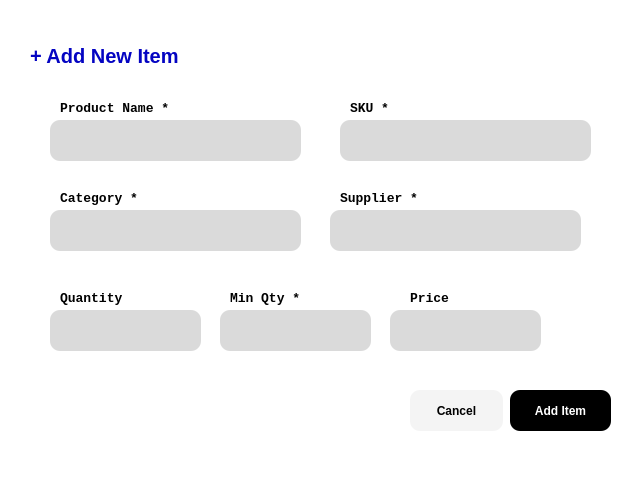
<?xml version="1.0" encoding="UTF-8"?>
<ui version="4.0">
 <class>CONTAINER</class>
 <widget class="QDialog" name="CONTAINER">
  <property name="geometry">
   <rect>
    <x>0</x>
    <y>0</y>
    <width>640</width>
    <height>480</height>
   </rect>
  </property>
  <property name="windowTitle">
   <string>Dialog</string>
  </property>
  <property name="styleSheet">
   <string notr="true">background-color: rgb(255, 255, 255);
color: rgb(0, 0, 0);</string>
  </property>
  <widget class="QLabel" name="label">
   <property name="geometry">
    <rect>
     <x>30</x>
     <y>40</y>
     <width>211</width>
     <height>31</height>
    </rect>
   </property>
   <property name="font">
    <font>
     <pointsize>15</pointsize>
     <weight>75</weight>
     <bold>true</bold>
    </font>
   </property>
   <property name="styleSheet">
    <string notr="true">color: qlineargradient(spread:pad, x1:0.149, y1:0.171, x2:1, y2:0, stop:1 rgba(0, 0, 193, 251));</string>
   </property>
   <property name="text">
    <string>+ Add New Item</string>
   </property>
  </widget>
  <widget class="QLabel" name="label_2">
   <property name="geometry">
    <rect>
     <x>60</x>
     <y>100</y>
     <width>151</width>
     <height>16</height>
    </rect>
   </property>
   <property name="font">
    <font>
     <family>Lucida Console</family>
     <pointsize>10</pointsize>
     <weight>75</weight>
     <bold>true</bold>
    </font>
   </property>
   <property name="text">
    <string>Product Name *</string>
   </property>
  </widget>
  <widget class="QLineEdit" name="nameEntry">
   <property name="geometry">
    <rect>
     <x>50</x>
     <y>120</y>
     <width>251</width>
     <height>41</height>
    </rect>
   </property>
   <property name="styleSheet">
    <string notr="true">border-radius: 10px;
background-color: rgb(218, 218, 218);</string>
   </property>
   <property name="placeholderText">
    <string/>
   </property>
  </widget>
  <widget class="QLabel" name="label_3">
   <property name="geometry">
    <rect>
     <x>350</x>
     <y>100</y>
     <width>151</width>
     <height>16</height>
    </rect>
   </property>
   <property name="font">
    <font>
     <family>Lucida Console</family>
     <pointsize>10</pointsize>
     <weight>75</weight>
     <bold>true</bold>
    </font>
   </property>
   <property name="text">
    <string>SKU *</string>
   </property>
  </widget>
  <widget class="QLabel" name="label_4">
   <property name="geometry">
    <rect>
     <x>60</x>
     <y>190</y>
     <width>151</width>
     <height>16</height>
    </rect>
   </property>
   <property name="font">
    <font>
     <family>Lucida Console</family>
     <pointsize>10</pointsize>
     <weight>75</weight>
     <bold>true</bold>
    </font>
   </property>
   <property name="text">
    <string>Category *</string>
   </property>
  </widget>
  <widget class="QLabel" name="label_5">
   <property name="geometry">
    <rect>
     <x>340</x>
     <y>190</y>
     <width>151</width>
     <height>16</height>
    </rect>
   </property>
   <property name="font">
    <font>
     <family>Lucida Console</family>
     <pointsize>10</pointsize>
     <weight>75</weight>
     <bold>true</bold>
    </font>
   </property>
   <property name="text">
    <string>Supplier *</string>
   </property>
  </widget>
  <widget class="QLabel" name="label_6">
   <property name="geometry">
    <rect>
     <x>60</x>
     <y>290</y>
     <width>151</width>
     <height>16</height>
    </rect>
   </property>
   <property name="font">
    <font>
     <family>Lucida Console</family>
     <pointsize>10</pointsize>
     <weight>75</weight>
     <bold>true</bold>
    </font>
   </property>
   <property name="text">
    <string>Quantity</string>
   </property>
  </widget>
  <widget class="QLabel" name="label_7">
   <property name="geometry">
    <rect>
     <x>230</x>
     <y>290</y>
     <width>151</width>
     <height>16</height>
    </rect>
   </property>
   <property name="font">
    <font>
     <family>Lucida Console</family>
     <pointsize>10</pointsize>
     <weight>75</weight>
     <bold>true</bold>
    </font>
   </property>
   <property name="text">
    <string>Min Qty *</string>
   </property>
  </widget>
  <widget class="QLabel" name="label_8">
   <property name="geometry">
    <rect>
     <x>410</x>
     <y>290</y>
     <width>151</width>
     <height>16</height>
    </rect>
   </property>
   <property name="font">
    <font>
     <family>Lucida Console</family>
     <pointsize>10</pointsize>
     <weight>75</weight>
     <bold>true</bold>
    </font>
   </property>
   <property name="text">
    <string>Price</string>
   </property>
  </widget>
  <widget class="QLineEdit" name="nameEntry_3">
   <property name="geometry">
    <rect>
     <x>340</x>
     <y>120</y>
     <width>251</width>
     <height>41</height>
    </rect>
   </property>
   <property name="styleSheet">
    <string notr="true">border-radius: 10px;
background-color: rgb(218, 218, 218);</string>
   </property>
   <property name="placeholderText">
    <string/>
   </property>
  </widget>
  <widget class="QLineEdit" name="nameEntry_8">
   <property name="geometry">
    <rect>
     <x>50</x>
     <y>210</y>
     <width>251</width>
     <height>41</height>
    </rect>
   </property>
   <property name="styleSheet">
    <string notr="true">border-radius: 10px;
background-color: rgb(218, 218, 218);</string>
   </property>
   <property name="placeholderText">
    <string/>
   </property>
  </widget>
  <widget class="QLineEdit" name="nameEntry_9">
   <property name="geometry">
    <rect>
     <x>330</x>
     <y>210</y>
     <width>251</width>
     <height>41</height>
    </rect>
   </property>
   <property name="styleSheet">
    <string notr="true">border-radius: 10px;
background-color: rgb(218, 218, 218);</string>
   </property>
   <property name="placeholderText">
    <string/>
   </property>
  </widget>
  <widget class="QLineEdit" name="qtyEntry">
   <property name="geometry">
    <rect>
     <x>50</x>
     <y>310</y>
     <width>151</width>
     <height>41</height>
    </rect>
   </property>
   <property name="styleSheet">
    <string notr="true">border-radius: 10px;
background-color: rgb(218, 218, 218);</string>
   </property>
   <property name="placeholderText">
    <string/>
   </property>
  </widget>
  <widget class="QLineEdit" name="nameEntry_11">
   <property name="geometry">
    <rect>
     <x>220</x>
     <y>310</y>
     <width>151</width>
     <height>41</height>
    </rect>
   </property>
   <property name="styleSheet">
    <string notr="true">border-radius: 10px;
background-color: rgb(218, 218, 218);</string>
   </property>
   <property name="placeholderText">
    <string/>
   </property>
  </widget>
  <widget class="QLineEdit" name="priceEntry">
   <property name="geometry">
    <rect>
     <x>390</x>
     <y>310</y>
     <width>151</width>
     <height>41</height>
    </rect>
   </property>
   <property name="focusPolicy">
    <enum>Qt::WheelFocus</enum>
   </property>
   <property name="styleSheet">
    <string notr="true">border-radius: 10px;
background-color: rgb(218, 218, 218);</string>
   </property>
   <property name="placeholderText">
    <string/>
   </property>
  </widget>
  <widget class="QPushButton" name="pushButton">
   <property name="geometry">
    <rect>
     <x>510</x>
     <y>390</y>
     <width>101</width>
     <height>41</height>
    </rect>
   </property>
   <property name="font">
    <font>
     <weight>75</weight>
     <bold>true</bold>
    </font>
   </property>
   <property name="styleSheet">
    <string notr="true">background-color: rgb(0, 0, 0);
border-radius: 10px;
color: rgb(255, 255, 255);</string>
   </property>
   <property name="text">
    <string>Add Item</string>
   </property>
  </widget>
  <widget class="QPushButton" name="pushButton_2">
   <property name="geometry">
    <rect>
     <x>410</x>
     <y>390</y>
     <width>93</width>
     <height>41</height>
    </rect>
   </property>
   <property name="font">
    <font>
     <weight>75</weight>
     <bold>true</bold>
    </font>
   </property>
   <property name="styleSheet">
    <string notr="true">border-radius: 10px;
background-color: rgb(244, 244, 244)
</string>
   </property>
   <property name="text">
    <string>Cancel</string>
   </property>
  </widget>
 </widget>
 <resources/>
 <connections/>
</ui>
